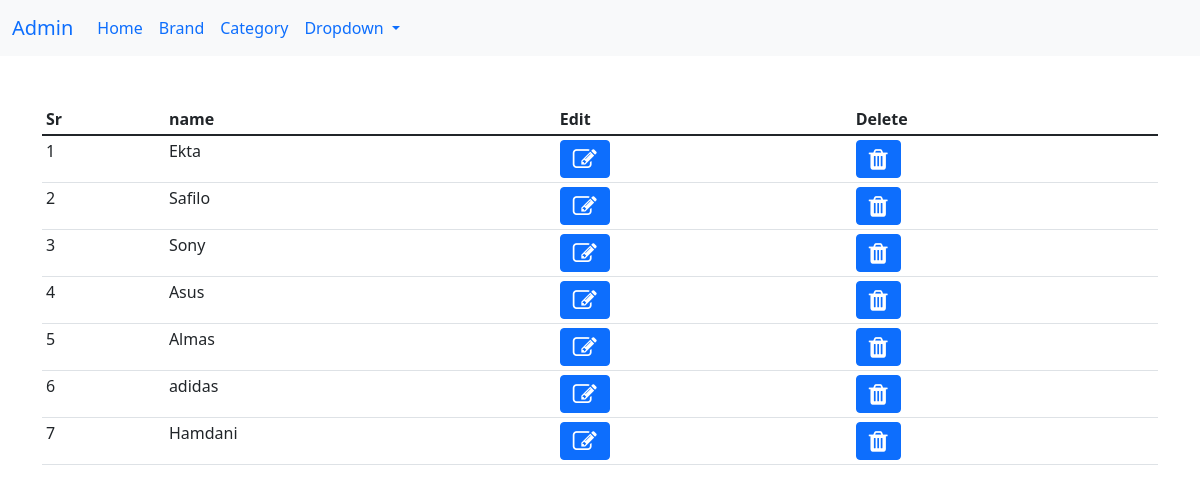
The page /brands (signed in) on the database as committed earlier.
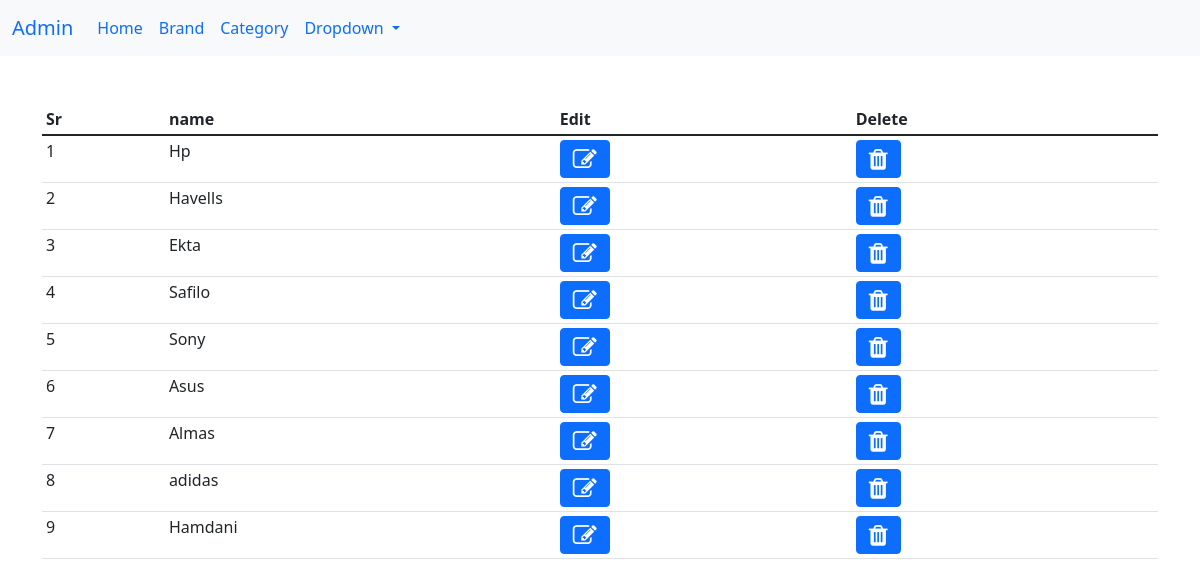
The same page on the database as committed later.
### shop/products/models.py (models this page shows)
class Brand(db.Model):
    id = db.Column(db.Integer, primary_key=True)
    name = db.Column(db.String(30), unique=True, nullable=False)

### shop/admin/routes.py (the view)
@app.route('/brands')
def brands():
    if 'email' not in session:
        flash(f'Please login first', 'danger')
        return redirect(url_for('login'))
    brands = Brand.query.order_by(Brand.id.desc()).all()
    return render_template('admin/brand.html', title='Brand page', brands=brands)

### shop/templates/admin/brand.html (shortened to what this page needs)
{% extends 'layout.html' %}
{% block content %}
<div class="container mt-5">
    <table class="table table-sm table_bordered table_striped">
        <thead>
            <th>Sr</th>
            <th>name</th>
            <th>Edit</th>
            <th>Delete</th>
        </thead>
        <tbody>
            {% if brands %}
            {% for brand in brands %}
            <tr>
                <td>{{loop.index}}</td>
                <td>{{brand.name}}</td>
                <td><a href="{{url_for('updatebrand', id=brand.id)}}" type="button" class="btn btn-primary"><i
                            class="fa fa-edit" style="font-size: 24px; "></i></a></td>
                <td><button type="button" class="btn btn-primary" data-bs-toggle="modal"
                        data-bs-target="#exampleModal-{{brand.id}}">
                        <i class="fa fa-trash" style="font-size: 24px; "></i>
                    </button></td>
            </tr>
            {% endfor %}
            {% endif %}
        </tbody>
    </table>
</div>
{% endblock content %}

Rows that differ between the two databases and show on the page:
added Brand: name "Hp"
added Brand: name "Havells"
